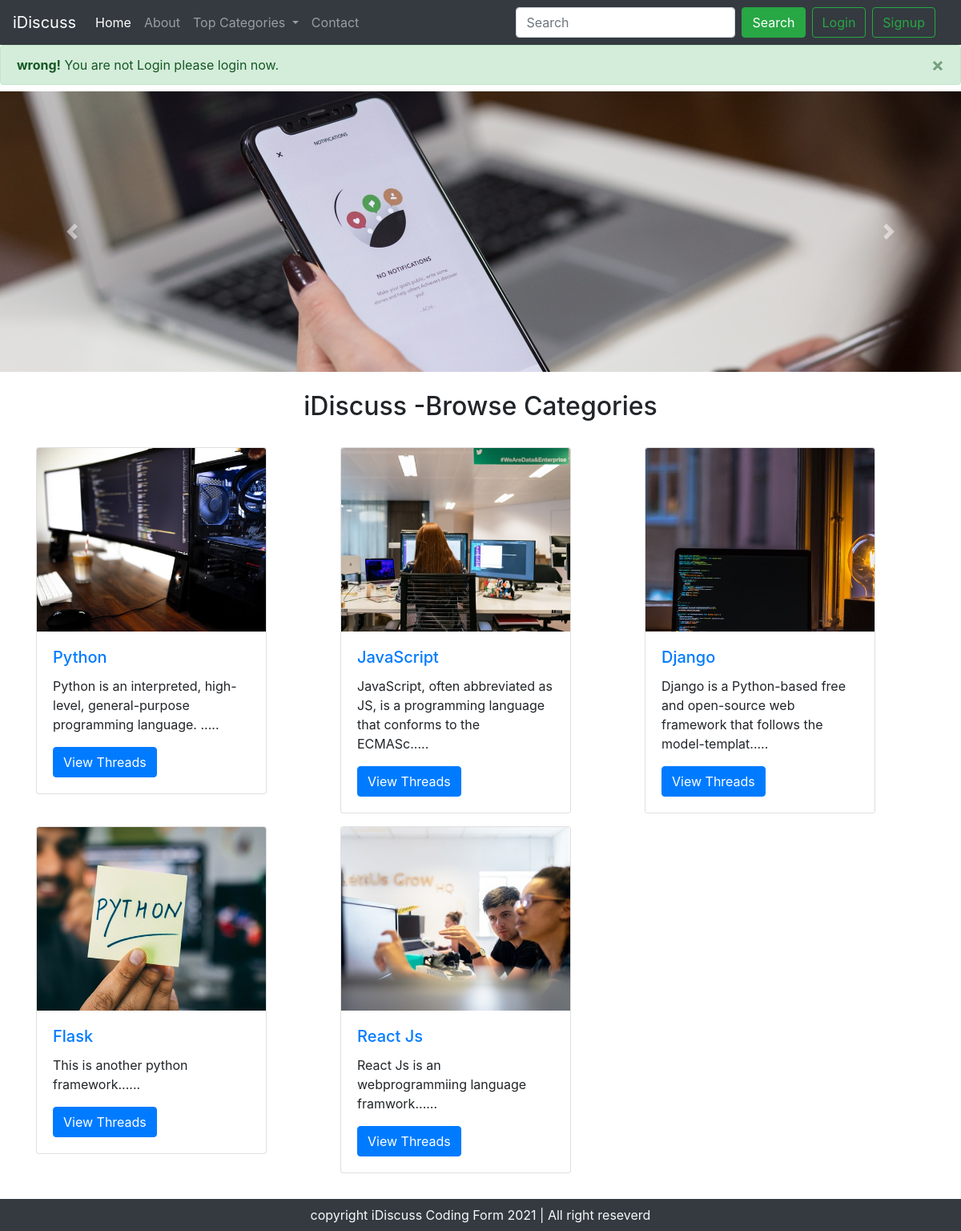
The page / on the database its author committed.
### tables this page shows
CREATE TABLE `categories` (
  `category_id` int(255) NOT NULL,
  `category_name` varchar(255) NOT NULL,
  `category_description` varchar(255) NOT NULL,
  `created` datetime NOT NULL DEFAULT current_timestamp()
);

### index.php (the view, shortened to what this page needs)
<!doctype html>
<html lang="en">
<head>
    <link rel="stylesheet" href="https://stackpath.bootstrapcdn.com/bootstrap/4.5.0/css/bootstrap.min.css"
>
</head>
<body>
<?php include 'partials/_dbconnect.php'; ?>
    <?php include 'partials/_header.php'; ?>
    <div id="carouselExampleControls" class="carousel slide" data-ride="carousel">
        <div class="carousel-inner my-2">
            <div class="carousel-item active">
                <img src="img/slider-1.jpeg" class="d-block w-100" alt="...">
            </div>
        </div>
        <a class="carousel-control-prev" href="#carouselExampleControls" role="button" data-slide="prev">
            <span class="carousel-control-prev-icon" aria-hidden="true"></span>
        </a>
        <a class="carousel-control-next" href="#carouselExampleControls" role="button" data-slide="next">
            <span class="carousel-control-next-icon" aria-hidden="true"></span>
        </a>
    </div>
    <div class="container my-4 id="ques">
        <h2 class="text-center my-4">iDiscuss -Browse Categories</h2>
        <div class="row my-4">
            <?php
                    $sql = "SELECT * FROM `categories`";
                    $result = mysqli_query($con,$sql);
                    while($row = mysqli_fetch_assoc($result)){
                        $id =$row['category_id'];
                        $cat =$row['category_name'];
                        $desc= $row['category_description'];
                        echo '<div class="col-md-4 my-2">
                        <div class="card" style="width: 18rem; height=">
                            <img src="img/card-'.$id.'.jpeg" class="card-img-top" alt="image for category">
                            <div class="card-body">
                                <h5 class="card-title"><a href="threadlist.php?catid='.$id.'"> '.$cat.' </a></h5>
                                <p class="card-text">'.substr($desc,0,90).'.....</p>
                                <a href="threadlist.php?catid='.$id.'" class="btn btn-primary">View Threads</a>
                            </div>
                        </div>
                    </div>';
                    }
                ?>
        </div>
    </div>
    <?php include 'partials/_footer.php'; ?>
</body>
</html>

### partials/_header.php (shortened to what this page needs)
<?php
echo '<nav class="navbar navbar-expand-lg navbar-dark bg-dark">
<a class="navbar-brand" href="/forum">iDiscuss</a>
<button class="navbar-toggler" type="button" data-toggle="collapse" data-target="#navbarSupportedContent" aria-controls="navbarSupportedContent" aria-expanded="false" aria-label="Toggle navigation">
  <span class="navbar-toggler-icon"></span>
</button>
<div class="collapse navbar-collapse" id="navbarSupportedContent">
  <ul class="navbar-nav mr-auto">
    <li class="nav-item active">
      <a class="nav-link" href="/forum">Home <span class="sr-only">(current)</span></a>
    </li>
    <li class="nav-item">
      <a class="nav-link" href="about.php">About</a>
    </li>
    <li class="nav-item dropdown">
      <a class="nav-link dropdown-toggle" href="#" id="navbarDropdown" role="button" data-toggle="dropdown" aria-haspopup="true" aria-expanded="false">
        Top Categories
      </a>
      <div class="dropdown-menu" aria-labelledby="navbarDropdown">';
     echo ' </div>
    </li>
    <li class="nav-item">
      <a class="nav-link" href="contact.php">Contact</a>
    </li>
  </ul>
  <div class="row mx-2">';
  if(isset($_SESSION['loggedin']) && $_SESSION['loggedin'] == true){
      echo '<form class="form-inline my-2 my-lg-0" action="search.php" method="get">
      <input class="form-control mr-sm-2" type="search" name="search" placeholder="Search" aria-label="Search">
      <button class="btn btn-success my-2 my-sm-0" type="submit">Search</button>
     <p class="text-light my-0 mx-2">Welcome '.$_SESSION['useremail'].'</p>
     <a href="partials/_logout.php" class="btn btn-outline-success ml-2">Logout</a>
    </form>';
  }
  else{
  echo' <form class="form-inline my-2 my-lg-0"  action="search.php" method="get">
          <input class="form-control mr-sm-2" name="search" type="search" placeholder="Search" aria-label="Search">
          <button class="btn btn-success my-2 my-sm-0" type="submit">Search</button>
        </form>
      <button class="btn btn-outline-success ml-2" data-toggle="modal" data-target="#loginModal">Login</button>
      <button class="btn btn-outline-success mx-2"  data-toggle="modal" data-target="#signupModal" >Signup</button>';
  }
  echo   '</div>
        </div>
        </nav>';
if(isset($_GET['signupsuccess']) && $_GET['signupsuccess'] == "true"){
  echo '<div class="alert alert-success alert-dismissible fade show my-0" role="alert">
        <strong>Success!</strong> You can know login.
        <button type="button" class="close" data-dismiss="alert" aria-label="Close">
          <span aria-hidden="true">&times;</span>
        </button>
      </div>';
}else{
        echo '<div class="alert alert-success alert-dismissible fade show my-0" role="alert">
        <strong>wrong!</strong> You are not Login please login now.
        <button type="button" class="close" data-dismiss="alert" aria-label="Close">
          <span aria-hidden="true">&times;</span>
        </button>
      </div>';
}
?>

### partials/_footer.php
<div class="container-fluid bg-dark text-light">
<p class="text-center py-2 mb-0 ">copyright iDiscuss Coding Form 2021 | All right reseverd </p>
</div>

### rows shown on the page
categories: shows a picture, category_name "Python", category_description "Python is an interpreted, high-level, general-purpose programming language."
categories: shows a picture, category_name "JavaScript", category_description "JavaScript, often abbreviated as JS, is a programming language that conforms to the ECMASc"
categories: shows a picture, category_name "Django", category_description "Django is a Python-based free and open-source web framework that follows the model-templat"
categories: shows a picture, category_name "Flask", category_description "This is another python framework."
categories: shows a picture, category_name "React Js", category_description "React Js is an webprogrammiing language framwork."
